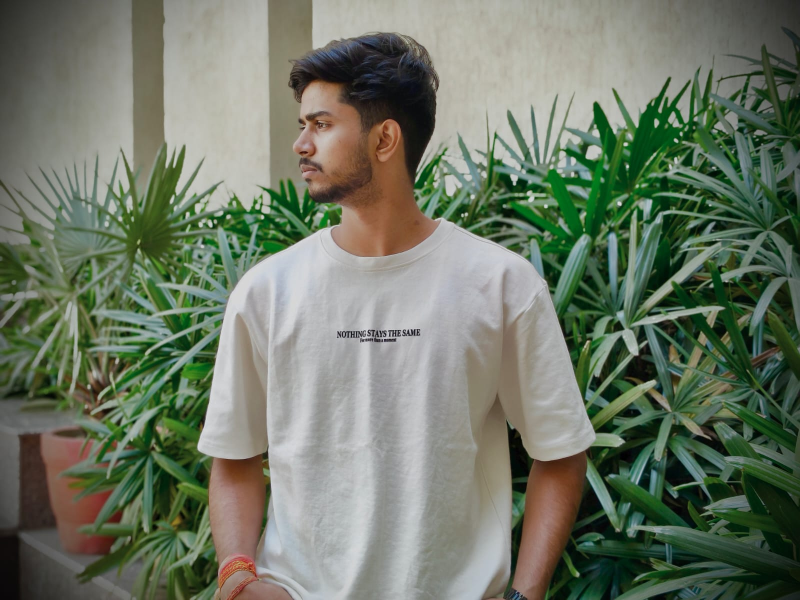
#> input picture source-photo.jpg, 1600 x 1200 px, found by its file name (shown at 1/2 size)
$ python prep_photo.py
#> lines starting #> are read from the running program, lines starting #| are printed output that depends on the picture
from PIL import Image, ImageOps, ImageEnhance, ImageFilter
import sys

input_file = sys.argv[1] if len(sys.argv) > 1 else "source-photo.jpg"
output_file = "source-prepped.png"

img = Image.open(input_file).convert("RGB")
#> img is the input picture: PIL image 1600x1200 RGB; mean R, G, B 109.7, 119, 101.8

# Convert to grayscale
img = ImageOps.grayscale(img)
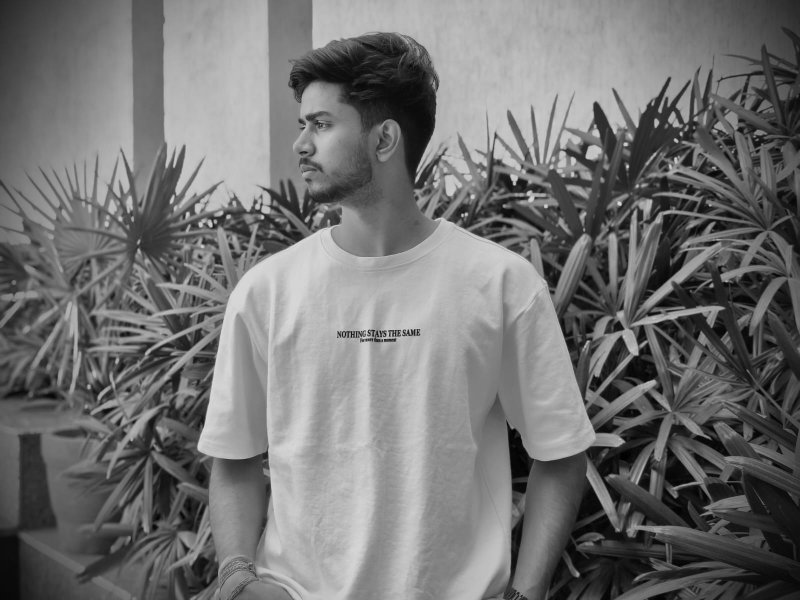
#> img: PIL image 1600x1200 L (shown at 1/2 size); min 0, max 229, mean 114.3

# Improve contrast
img = ImageEnhance.Contrast(img).enhance(1.8)
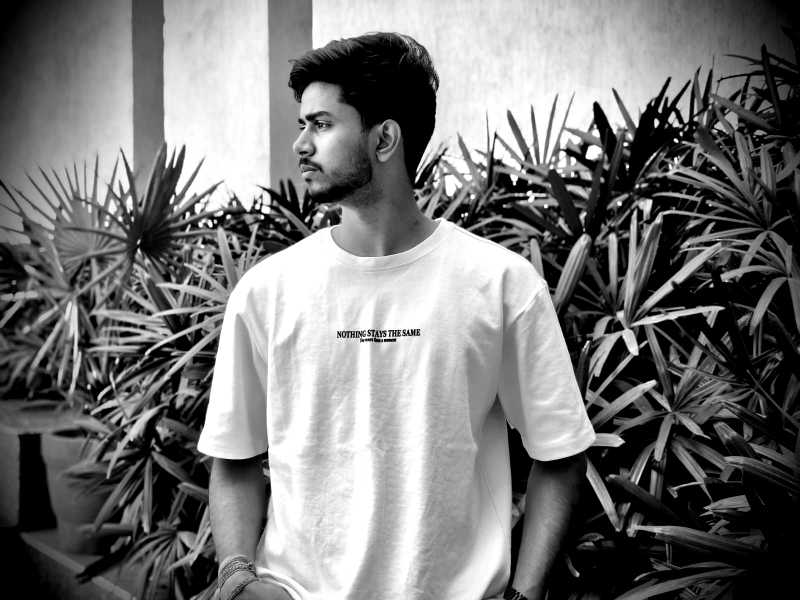
#> img: PIL image 1600x1200 L (shown at 1/2 size); min 0, max 255, mean 119.1

# Slight sharpening
img = ImageEnhance.Sharpness(img).enhance(1.5)

# Resize while maintaining aspect ratio
max_width = 800

if img.width > max_width:
    ratio = max_width / img.width
#> ratio = 0.5
    img = img.resize(
        (max_width, int(img.height * ratio)),
        Image.LANCZOS
    )
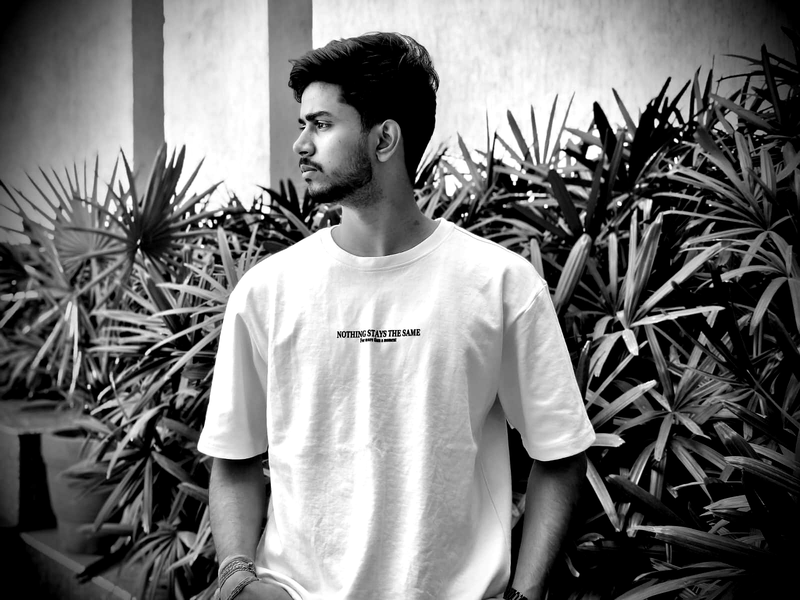
#> img: PIL image 800x600 L; min 0, max 255, mean 119.1

# Slight blur to remove noisy details
img = img.filter(
    ImageFilter.GaussianBlur(radius=0.3)
)

img.save(output_file)

print(f"Created {output_file}")
